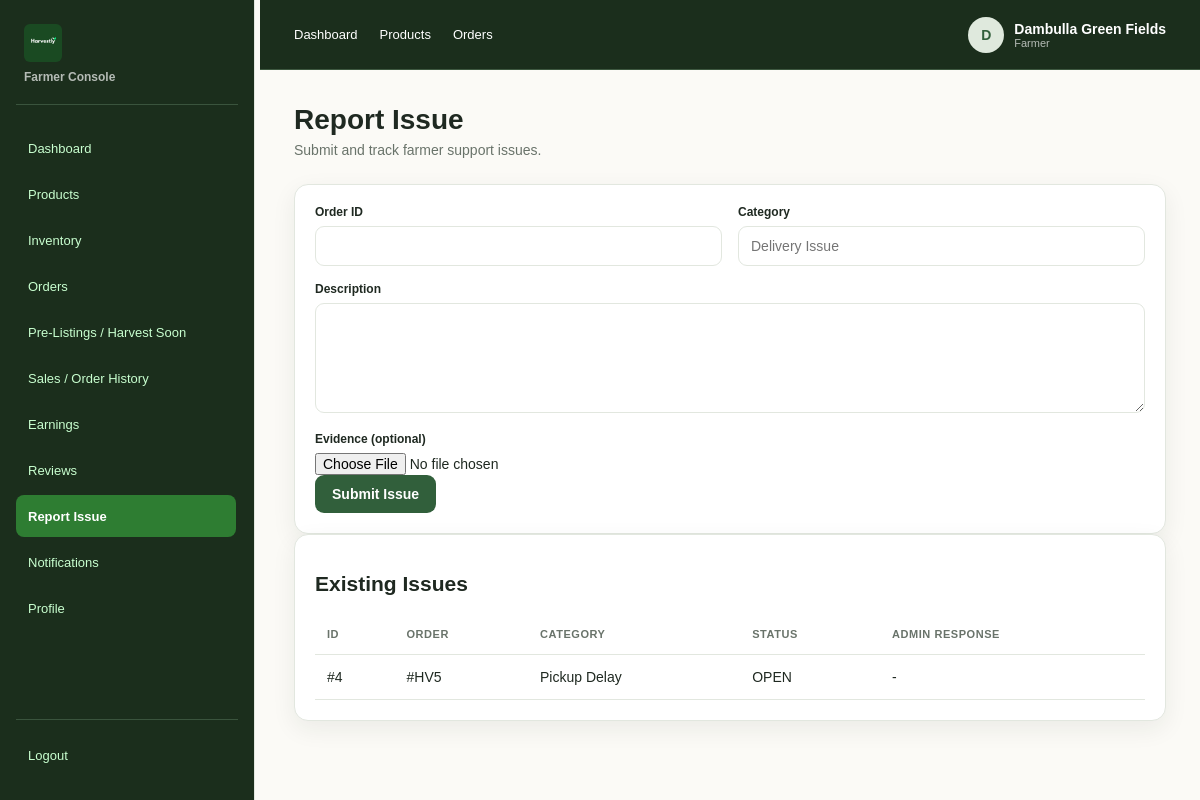
/index.php?page=farmer_report_issue (signed in), run on the app's committed database.
### tables this page shows
CREATE TABLE IF NOT EXISTS complaints (
    complaint_id BIGINT UNSIGNED AUTO_INCREMENT PRIMARY KEY,
    order_id BIGINT UNSIGNED NOT NULL,
    complainant_user_id BIGINT UNSIGNED NOT NULL,
    complainant_role ENUM('BUYER','FARMER','COURIER_PARTNER') NOT NULL,
    category VARCHAR(100) NOT NULL,
    description TEXT NOT NULL,
    evidence_path VARCHAR(500) NULL,
    complaint_status ENUM('OPEN','UNDER_REVIEW','RESOLVED','REJECTED') NOT NULL DEFAULT 'OPEN',
    admin_response TEXT NULL,
    reviewed_by BIGINT UNSIGNED NULL,
    reviewed_at DATETIME NULL,
    resolved_at DATETIME NULL,
    created_at TIMESTAMP NOT NULL DEFAULT CURRENT_TIMESTAMP,
    updated_at TIMESTAMP NOT NULL DEFAULT CURRENT_TIMESTAMP ON UPDATE CURRENT_TIMESTAMP,
    CONSTRAINT fk_complaint_order
        FOREIGN KEY (order_id) REFERENCES orders(order_id),
    CONSTRAINT fk_complaint_user
        FOREIGN KEY (complainant_user_id) REFERENCES users(user_id),
    CONSTRAINT fk_complaint_admin
        FOREIGN KEY (reviewed_by) REFERENCES users(user_id),
    KEY idx_complaint_order (order_id),
    KEY idx_complaint_status (complaint_status),
    KEY idx_complaint_user (complainant_user_id)
);

### View/Farmer/includes/auth.php (called while the page is built, shortened)
<?php
$role = strtolower((string)($_SESSION['role'] ?? ''));
$farmer_id = (isset($_SESSION['user_id']) && $role === 'farmer') ? (int)$_SESSION['user_id'] : 0;

### View/Farmer/report-issue.php (the view, shortened to what this page needs)
<?php
require 'includes/auth.php';
require 'includes/layout.php';
$st=$conn->prepare(
    "SELECT * FROM complaints
    WHERE complainant_user_id=?
    AND complainant_role='FARMER'
    ORDER BY created_at DESC"
);
$st->bind_param('i',$farmer_id);
$st->execute();
$rows=$st->get_result();
page_top('Report Issue','report-issue');?>
<div class="page-title">
    <div>
        <h1>Report Issue</h1>
        <p>Submit and track farmer support issues.</p>
    </div>
</div>
<form class="card" method="post" enctype="multipart/form-data">
    <div class="form-grid">
        <div class="field">
            <label>Order ID</label>
            <input class="input" type="number" name="order_id" required>
        </div>
        <div class="field">
            <label>Category</label>
            <input class="input" name="category" required placeholder="Delivery Issue">
        </div>
        <div class="field full">
            <label>Description</label>
            <textarea class="textarea" name="description" required></textarea>
        </div>
        <div class="field full">
            <label>Evidence (optional)</label>
            <input type="file" name="evidence" accept="image/*,.pdf">
        </div>
    </div>
    <button class="btn">Submit Issue</button>
</form>
<div class="card">
    <h2>Existing Issues</h2>
    <div class="table-wrap">
        <table class="table">
            <thead>
                <tr>
                    <th>ID</th>
                    <th>Order</th>
                    <th>Category</th>
                    <th>Status</th>
                    <th>Admin Response</th>
                </tr>
            </thead>
            <tbody>
                <?php while($r=$rows->fetch_assoc()):?>
                    <tr>
                        <td>#<?=$r['complaint_id']?></td>
                        <td>#HV<?=$r['order_id']?></td>
                        <td><?=e($r['category'])?></td>
                        <td><?=e($r['complaint_status'])?></td>
                        <td><?=e($r['admin_response']?:'-')?></td>
                    </tr>
                <?php endwhile;?>
            </tbody>
        </table>
    </div>
</div>

### css/Farmer/style.css (style rules this page uses)
:root { --green:#315f3b; --green2:#4f7d57; --mint:#e8f1e8; --cream:#fbfaf6; --ink:#1f2921; --muted:#69736a; --line:#e2e7df; --card:#fff; --danger:#b84b4b; --warn:#b67a18; --shadow:0 8px 24px rgba(31,41,33,.07) }
* { box-sizing:border-box }
body { margin:0; background:var(--cream); color:var(--ink); font-family:Arial,Helvetica,sans-serif; font-size:14px }
button,input,select,textarea { font:inherit }
button { cursor:pointer; border:0 }
.page-title { display:flex; justify-content:space-between; gap:20px; align-items:flex-start; margin-bottom:26px }
.page-title h1 { margin:0 0 6px; font-size:28px }
.page-title p { margin:0; color:var(--muted) }
.btn { padding:11px 17px; border-radius:9px; font-weight:700; background:var(--green); color:#fff }
.card { background:var(--card); border:1px solid var(--line); border-radius:14px; padding:20px; box-shadow:var(--shadow) }
.table-wrap { overflow:auto }
.table { width:100%; border-collapse:collapse }
.table th,.table td { padding:14px 12px; border-bottom:1px solid var(--line); text-align:left; white-space:nowrap }
.table th { font-size:11px; text-transform:uppercase; color:var(--muted); letter-spacing:.05em }
.input,.select,.textarea { width:100%; border:1px solid var(--line); border-radius:9px; padding:11px 12px; background:#fff; outline:none }
.textarea { min-height:110px; resize:vertical }
.form-grid { display:grid; grid-template-columns:repeat(2,1fr); gap:16px }
.field label { display:block; font-size:12px; font-weight:700; margin-bottom:7px }
.field.full { grid-column:1/-1 }

### data on the page
complaints: complaint_id "4", order "5", category "Pickup Delay", complaint_status "OPEN", admin_response "-"

### other printed values
substr($displayName, 0, 1) "D"
$displayName "Dambulla Green Fields"
